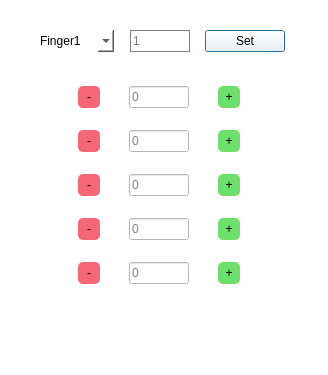
<?xml version="1.0" encoding="UTF-8"?>
<ui version="4.0">
 <class>Dialog</class>
 <widget class="QDialog" name="Dialog">
  <property name="geometry">
   <rect>
    <x>0</x>
    <y>0</y>
    <width>328</width>
    <height>375</height>
   </rect>
  </property>
  <property name="windowTitle">
   <string>Set joint angle</string>
  </property>
  <property name="styleSheet">
   <string notr="true">background:white</string>
  </property>
  <widget class="QPushButton" name="pushButton_set">
   <property name="geometry">
    <rect>
     <x>205</x>
     <y>30</y>
     <width>80</width>
     <height>22</height>
    </rect>
   </property>
   <property name="styleSheet">
    <string notr="true"/>
   </property>
   <property name="text">
    <string>Set</string>
   </property>
  </widget>
  <widget class="QWidget" name="gridLayoutWidget">
   <property name="geometry">
    <rect>
     <x>55</x>
     <y>70</y>
     <width>211</width>
     <height>231</height>
    </rect>
   </property>
   <layout class="QGridLayout" name="gridLayout">
    <item row="2" column="1">
     <widget class="QLineEdit" name="lineEdit_jt_1">
      <property name="maximumSize">
       <size>
        <width>60</width>
        <height>16777215</height>
       </size>
      </property>
      <property name="placeholderText">
       <string>0</string>
      </property>
     </widget>
    </item>
    <item row="1" column="0">
     <widget class="QPushButton" name="pushButton_jt_0_down">
      <property name="minimumSize">
       <size>
        <width>22</width>
        <height>22</height>
       </size>
      </property>
      <property name="styleSheet">
       <string notr="true">background:#F76677;border-radius:5px;</string>
      </property>
      <property name="text">
       <string>-</string>
      </property>
      <property name="default">
       <bool>false</bool>
      </property>
     </widget>
    </item>
    <item row="0" column="0">
     <widget class="QPushButton" name="pushButton_jt_b_down">
      <property name="minimumSize">
       <size>
        <width>22</width>
        <height>22</height>
       </size>
      </property>
      <property name="maximumSize">
       <size>
        <width>22</width>
        <height>16777215</height>
       </size>
      </property>
      <property name="styleSheet">
       <string notr="true">background:#F76677;border-radius:5px;</string>
      </property>
      <property name="text">
       <string>-</string>
      </property>
      <property name="default">
       <bool>false</bool>
      </property>
     </widget>
    </item>
    <item row="4" column="0">
     <widget class="QPushButton" name="pushButton_jt_3_down">
      <property name="minimumSize">
       <size>
        <width>22</width>
        <height>22</height>
       </size>
      </property>
      <property name="styleSheet">
       <string notr="true">background:#F76677;border-radius:5px;</string>
      </property>
      <property name="text">
       <string>-</string>
      </property>
      <property name="default">
       <bool>false</bool>
      </property>
     </widget>
    </item>
    <item row="2" column="0">
     <widget class="QPushButton" name="pushButton_jt_1_down">
      <property name="minimumSize">
       <size>
        <width>22</width>
        <height>22</height>
       </size>
      </property>
      <property name="styleSheet">
       <string notr="true">background:#F76677;border-radius:5px;</string>
      </property>
      <property name="text">
       <string>-</string>
      </property>
      <property name="default">
       <bool>false</bool>
      </property>
     </widget>
    </item>
    <item row="1" column="2">
     <widget class="QPushButton" name="pushButton_jt_0_up">
      <property name="minimumSize">
       <size>
        <width>22</width>
        <height>22</height>
       </size>
      </property>
      <property name="toolTip">
       <string extracomment="haha"/>
      </property>
      <property name="whatsThis">
       <string extracomment="haha"/>
      </property>
      <property name="styleSheet">
       <string notr="true">background:#6DDF6D;border-radius:5px;</string>
      </property>
      <property name="text">
       <string>+</string>
      </property>
      <property name="checkable">
       <bool>false</bool>
      </property>
     </widget>
    </item>
    <item row="4" column="2">
     <widget class="QPushButton" name="pushButton_jt_3_up">
      <property name="minimumSize">
       <size>
        <width>22</width>
        <height>22</height>
       </size>
      </property>
      <property name="toolTip">
       <string extracomment="haha"/>
      </property>
      <property name="whatsThis">
       <string extracomment="haha"/>
      </property>
      <property name="styleSheet">
       <string notr="true">background:#6DDF6D;border-radius:5px;</string>
      </property>
      <property name="text">
       <string>+</string>
      </property>
      <property name="checkable">
       <bool>false</bool>
      </property>
     </widget>
    </item>
    <item row="3" column="2">
     <widget class="QPushButton" name="pushButton_jt_2_up">
      <property name="minimumSize">
       <size>
        <width>22</width>
        <height>22</height>
       </size>
      </property>
      <property name="toolTip">
       <string extracomment="haha"/>
      </property>
      <property name="whatsThis">
       <string extracomment="haha"/>
      </property>
      <property name="styleSheet">
       <string notr="true">background:#6DDF6D;border-radius:5px;</string>
      </property>
      <property name="text">
       <string>+</string>
      </property>
      <property name="checkable">
       <bool>false</bool>
      </property>
     </widget>
    </item>
    <item row="2" column="2">
     <widget class="QPushButton" name="pushButton_jt_1_up">
      <property name="minimumSize">
       <size>
        <width>22</width>
        <height>22</height>
       </size>
      </property>
      <property name="toolTip">
       <string extracomment="haha"/>
      </property>
      <property name="whatsThis">
       <string extracomment="haha"/>
      </property>
      <property name="styleSheet">
       <string notr="true">background:#6DDF6D;border-radius:5px;</string>
      </property>
      <property name="text">
       <string>+</string>
      </property>
      <property name="checkable">
       <bool>false</bool>
      </property>
     </widget>
    </item>
    <item row="3" column="0">
     <widget class="QPushButton" name="pushButton_jt_2_down">
      <property name="minimumSize">
       <size>
        <width>22</width>
        <height>22</height>
       </size>
      </property>
      <property name="styleSheet">
       <string notr="true">background:#F76677;border-radius:5px;</string>
      </property>
      <property name="text">
       <string>-</string>
      </property>
      <property name="default">
       <bool>false</bool>
      </property>
     </widget>
    </item>
    <item row="3" column="1">
     <widget class="QLineEdit" name="lineEdit_jt_2">
      <property name="maximumSize">
       <size>
        <width>60</width>
        <height>16777215</height>
       </size>
      </property>
      <property name="placeholderText">
       <string>0</string>
      </property>
     </widget>
    </item>
    <item row="4" column="1">
     <widget class="QLineEdit" name="lineEdit_jt_3">
      <property name="maximumSize">
       <size>
        <width>60</width>
        <height>16777215</height>
       </size>
      </property>
      <property name="placeholderText">
       <string>0</string>
      </property>
     </widget>
    </item>
    <item row="1" column="1">
     <widget class="QLineEdit" name="lineEdit_jt_0">
      <property name="maximumSize">
       <size>
        <width>60</width>
        <height>16777215</height>
       </size>
      </property>
      <property name="placeholderText">
       <string>0</string>
      </property>
     </widget>
    </item>
    <item row="0" column="2">
     <widget class="QPushButton" name="pushButton_jt_b_up">
      <property name="minimumSize">
       <size>
        <width>22</width>
        <height>22</height>
       </size>
      </property>
      <property name="maximumSize">
       <size>
        <width>22</width>
        <height>16777215</height>
       </size>
      </property>
      <property name="toolTip">
       <string extracomment="haha"/>
      </property>
      <property name="whatsThis">
       <string extracomment="haha"/>
      </property>
      <property name="styleSheet">
       <string notr="true">background:#6DDF6D;border-radius:5px;</string>
      </property>
      <property name="text">
       <string>+</string>
      </property>
      <property name="checkable">
       <bool>false</bool>
      </property>
     </widget>
    </item>
    <item row="0" column="1">
     <widget class="QLineEdit" name="lineEdit_jt_b">
      <property name="maximumSize">
       <size>
        <width>60</width>
        <height>16777215</height>
       </size>
      </property>
      <property name="placeholderText">
       <string>0</string>
      </property>
     </widget>
    </item>
   </layout>
  </widget>
  <widget class="QComboBox" name="comboBox_finger">
   <property name="geometry">
    <rect>
     <x>35</x>
     <y>30</y>
     <width>79</width>
     <height>22</height>
    </rect>
   </property>
   <property name="styleSheet">
    <string notr="true">border:1pt solid gray</string>
   </property>
   <item>
    <property name="text">
     <string>Finger1</string>
    </property>
   </item>
   <item>
    <property name="text">
     <string>Finger2</string>
    </property>
   </item>
   <item>
    <property name="text">
     <string>Finger3</string>
    </property>
   </item>
   <item>
    <property name="text">
     <string>Finger4</string>
    </property>
   </item>
   <item>
    <property name="text">
     <string>Finger5</string>
    </property>
   </item>
  </widget>
  <widget class="QLineEdit" name="lineEdit_delta_jtAngle">
   <property name="geometry">
    <rect>
     <x>130</x>
     <y>30</y>
     <width>60</width>
     <height>22</height>
    </rect>
   </property>
   <property name="styleSheet">
    <string notr="true">border:1px solid gray</string>
   </property>
   <property name="placeholderText">
    <string>1</string>
   </property>
  </widget>
 </widget>
 <resources/>
 <connections>
  <connection>
   <sender>pushButton_jt_b_up</sender>
   <signal>clicked()</signal>
   <receiver>Dialog</receiver>
   <slot>increase_jt_angle()</slot>
   <hints>
    <hint type="sourcelabel">
     <x>231</x>
     <y>96</y>
    </hint>
    <hint type="destinationlabel">
     <x>290</x>
     <y>87</y>
    </hint>
   </hints>
  </connection>
  <connection>
   <sender>pushButton_jt_0_up</sender>
   <signal>clicked()</signal>
   <receiver>Dialog</receiver>
   <slot>increase_jt_angle()</slot>
   <hints>
    <hint type="sourcelabel">
     <x>236</x>
     <y>140</y>
    </hint>
    <hint type="destinationlabel">
     <x>299</x>
     <y>135</y>
    </hint>
   </hints>
  </connection>
  <connection>
   <sender>pushButton_jt_1_up</sender>
   <signal>clicked()</signal>
   <receiver>Dialog</receiver>
   <slot>increase_jt_angle()</slot>
   <hints>
    <hint type="sourcelabel">
     <x>239</x>
     <y>183</y>
    </hint>
    <hint type="destinationlabel">
     <x>301</x>
     <y>179</y>
    </hint>
   </hints>
  </connection>
  <connection>
   <sender>pushButton_jt_2_up</sender>
   <signal>clicked()</signal>
   <receiver>Dialog</receiver>
   <slot>increase_jt_angle()</slot>
   <hints>
    <hint type="sourcelabel">
     <x>233</x>
     <y>227</y>
    </hint>
    <hint type="destinationlabel">
     <x>302</x>
     <y>222</y>
    </hint>
   </hints>
  </connection>
  <connection>
   <sender>pushButton_jt_3_up</sender>
   <signal>clicked()</signal>
   <receiver>Dialog</receiver>
   <slot>increase_jt_angle()</slot>
   <hints>
    <hint type="sourcelabel">
     <x>235</x>
     <y>273</y>
    </hint>
    <hint type="destinationlabel">
     <x>297</x>
     <y>265</y>
    </hint>
   </hints>
  </connection>
  <connection>
   <sender>pushButton_jt_b_down</sender>
   <signal>clicked()</signal>
   <receiver>Dialog</receiver>
   <slot>increase_jt_angle()</slot>
   <hints>
    <hint type="sourcelabel">
     <x>95</x>
     <y>98</y>
    </hint>
    <hint type="destinationlabel">
     <x>14</x>
     <y>93</y>
    </hint>
   </hints>
  </connection>
  <connection>
   <sender>pushButton_jt_0_down</sender>
   <signal>clicked()</signal>
   <receiver>Dialog</receiver>
   <slot>increase_jt_angle()</slot>
   <hints>
    <hint type="sourcelabel">
     <x>85</x>
     <y>138</y>
    </hint>
    <hint type="destinationlabel">
     <x>11</x>
     <y>135</y>
    </hint>
   </hints>
  </connection>
  <connection>
   <sender>pushButton_jt_1_down</sender>
   <signal>clicked()</signal>
   <receiver>Dialog</receiver>
   <slot>increase_jt_angle()</slot>
   <hints>
    <hint type="sourcelabel">
     <x>85</x>
     <y>179</y>
    </hint>
    <hint type="destinationlabel">
     <x>8</x>
     <y>181</y>
    </hint>
   </hints>
  </connection>
  <connection>
   <sender>pushButton_jt_2_down</sender>
   <signal>clicked()</signal>
   <receiver>Dialog</receiver>
   <slot>increase_jt_angle()</slot>
   <hints>
    <hint type="sourcelabel">
     <x>91</x>
     <y>228</y>
    </hint>
    <hint type="destinationlabel">
     <x>6</x>
     <y>223</y>
    </hint>
   </hints>
  </connection>
  <connection>
   <sender>pushButton_jt_3_down</sender>
   <signal>clicked()</signal>
   <receiver>Dialog</receiver>
   <slot>increase_jt_angle()</slot>
   <hints>
    <hint type="sourcelabel">
     <x>97</x>
     <y>272</y>
    </hint>
    <hint type="destinationlabel">
     <x>4</x>
     <y>264</y>
    </hint>
   </hints>
  </connection>
  <connection>
   <sender>pushButton_set</sender>
   <signal>clicked()</signal>
   <receiver>Dialog</receiver>
   <slot>increase_jt_angle()</slot>
   <hints>
    <hint type="sourcelabel">
     <x>244</x>
     <y>42</y>
    </hint>
    <hint type="destinationlabel">
     <x>305</x>
     <y>15</y>
    </hint>
   </hints>
  </connection>
 </connections>
 <slots>
  <slot>increase_jt_angle()</slot>
 </slots>
</ui>
